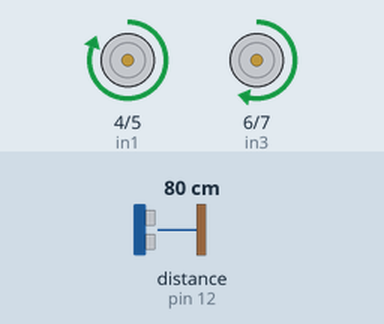
A sketch run on a simulated Arduino Uno, built with avr-gcc and run on an emulated ATmega328P. Parts: motor-driver pin pairs drawn as motors (green arrow = first pin HIGH = forward, orange = second pin HIGH = backward, longer = more drive, scaled by the enable pin). The inputs (shaded band) are chosen by the test bench; at power-on: distance to the obstacle (sensor on pin 12) 80 cm. The echo pulse lasts 58.3 µs per cm.

Above: at 0.2 s.
At 2.5 s:
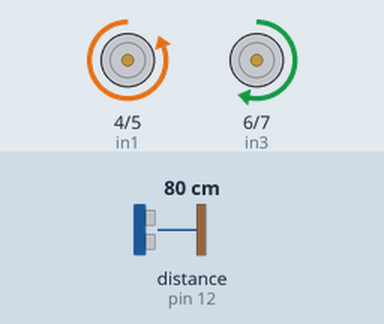
At 8.1 s:
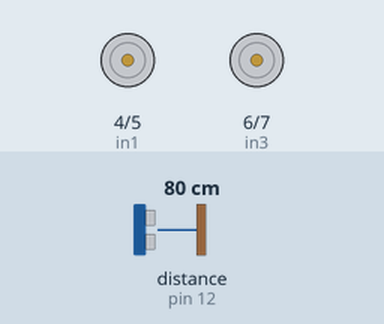
At 14.0 s:
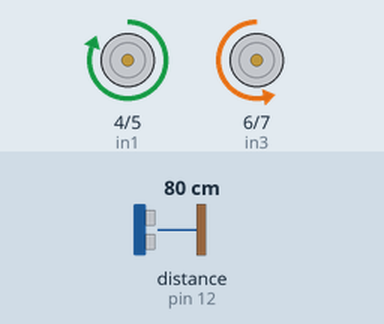
Timing chart, 0 to 17.0 s (numbered marks = the images above):
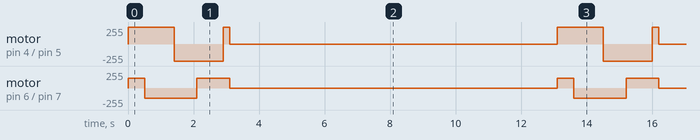

Measured:
- by itself, motor on pin 4 (in1) / pin 5 (in2): repeats every 13.1 s: backward 255/255 1.5 s, forward 255/255 0.20 s, stopped 10.0 s, forward 255/255 1.4 s
- by itself, motor on pin 6 (in3) / pin 7 (in4): repeats every 13.1 s: backward 150/255 1.6 s, forward 150/255 1.0 s, stopped 10.0 s, forward 150/255 0.50 s

The sketch:

carro_estacionamento.ino
```cpp
#include <Ultrasonic.h>
#define in1 4
#define in2 5
#define in3 6
#define in4 7
#define ENA 8
#define ENB 9

#define trig 13
#define echo 12


Ultrasonic ultrasonic(trig, echo);

void setup() {
 pinMode(in1, OUTPUT);
 pinMode(in2, OUTPUT);
 pinMode(in3, OUTPUT);
 pinMode(in4, OUTPUT);
 pinMode(ENA, OUTPUT);
 pinMode(ENB, OUTPUT);
 Serial.begin(9600);
}

void seguir(){
  digitalWrite(in1, HIGH);
  digitalWrite(in2, LOW);
  digitalWrite(in3, HIGH);
  digitalWrite(in4, LOW);
  analogWrite(ENA, 150);
  analogWrite(ENB, 150);
}

void vireE(){
  analogWrite(ENA, 150);
  analogWrite(ENB, 150);
  digitalWrite(in1, HIGH);
  digitalWrite(in2, LOW);
  digitalWrite(in3, LOW);
  digitalWrite(in4, HIGH);
}
void vireD(){
  analogWrite(ENA, 150);
  analogWrite(ENB, 150);
  digitalWrite(in1, LOW);
  digitalWrite(in2, HIGH);
  digitalWrite(in3, HIGH);
  digitalWrite(in4, LOW);
}

 void re(){
  analogWrite(ENA, 150);
  analogWrite(ENB, 150);
  digitalWrite(in1, LOW);
  digitalWrite(in2, HIGH);
  digitalWrite(in3, LOW);
  digitalWrite(in4, HIGH);

}

void parar(){
  digitalWrite(in1, HIGH);
  digitalWrite(in2, LOW);
  digitalWrite(in3, HIGH);
  digitalWrite(in4, LOW);
  analogWrite(ENA, 0);
  analogWrite(ENB, 0);
}


void loop() {
  int distancia;
  long microsec = ultrasonic.timing();
  distancia = ultrasonic.convert(microsec, Ultrasonic::CM);

 if(distancia >= 20){
  seguir();
  delay(500);
  vireE();
  delay(900);
  re();
  delay(700);
  vireD();
  delay(800);
  seguir();
  delay(200);
  parar();
  delay(10000);
 }

 else{
  seguir();
 }
}
```
